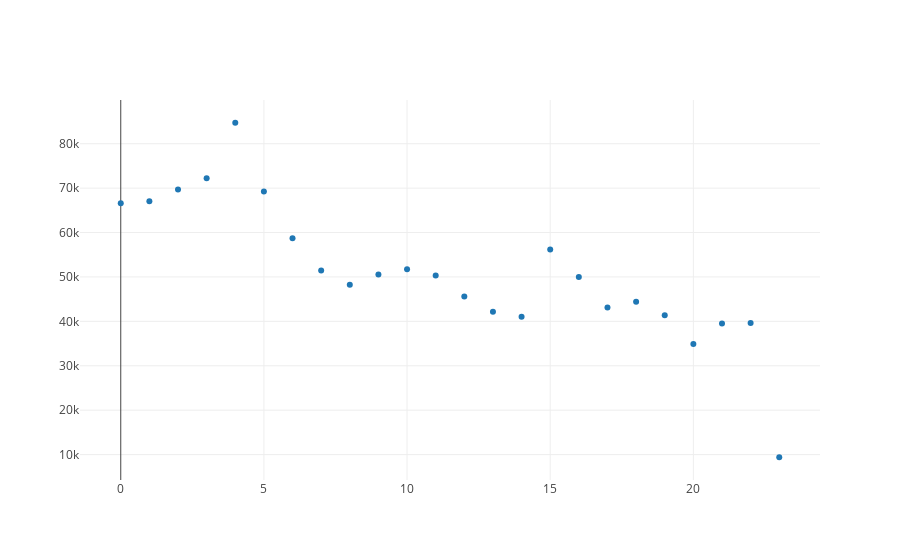

Notebook cell for this chart:
### Markdown cell above
Let's start by reviewing our graph of monthly revenue from Max's diner.  Now it's generally easier to work with numbers instead of dates.  So let's change our months into "Months since September 2015".  So our first month of September 2015 would be month zero, and our second month October 2015 would be month 1, and so on.

### Code cell
# Because our dates are in order, and don't skip any values.  
# Instead of our current list of months for September 2015 through October 2017, 
# we can just use the numbers 0 through 23.

months_since_september = list(range(0, 24))

import plotly
from plotly.offline import iplot, init_notebook_mode
init_notebook_mode(connected=True)
scatter = {'x': months_since_september, 'y': revenues, 'mode': 'markers'}
iplot([scatter])

### Figure 1 — Plotly figure (JSON) as saved in the notebook; plotly's stock layout.template omitted (floating-point values rounded to 4 significant figures)
{"data": [{"mode": "markers", "type": "scatter", "uid": "c835d96c-0d83-4538-ade6-7560199b1f20", "x": [0, 1, 2, 3, 4, 5, 6, 7, 8, 9, 10, 11, 12, 13, 14, 15, 16, 17, 18, 19, 20, 21, 22, 23], "y": [66609, 67048, 69664, 72238, 84721, 69224, 58697, 51430, 48239, 50574, 51707, 50305, 45590, 42180, 41054, 56182, 49965, 43094, 44414, 41393, 34903, 39535, 39627, 9400]}], "layout": {"autosize": true, "xaxis": {"autorange": true, "range": [-1.411, 24.41], "type": "linear"}, "yaxis": {"autorange": true, "range": [3883.0, 90240.0], "type": "linear"}}}
